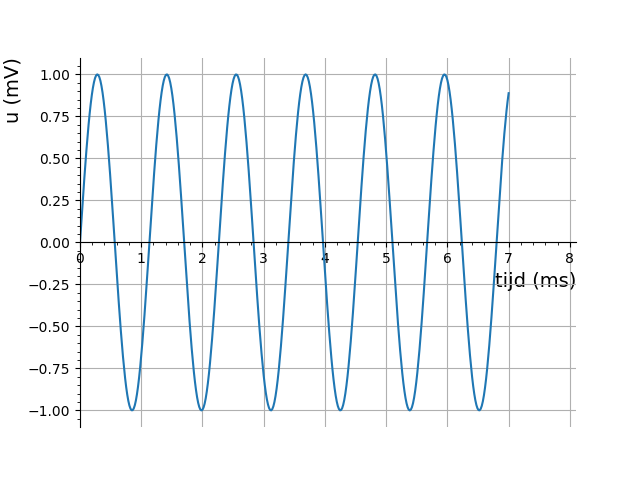

Here is the Python script that generated this plot:
import matplotlib.pyplot as plt
import numpy as np

# Create a numpy array of 400 entries with a sinus
x = np.linspace(0, 7, 400)
y = np.sin(2*pi*0.882*x)

fig, ax = plt.subplots()
ax.plot(x, y)

# Set the axes
ax.set_xlim([0, 8.1])
ax.set_xlabel("tijd (ms)", loc='right', fontsize=14)
ax.set_ylabel("u (mV)", loc='top', fontsize=14)

# Show the minor ticks and the major grid
ax.minorticks_on()
ax.grid(which='major')

# Move bottom x-axis to centre, passing through (0,0)
ax.spines['bottom'].set_position('center')

# Eliminate upper and right axes
ax.spines['right'].set_color('none')
ax.spines['top'].set_color('none')

plt.show()
